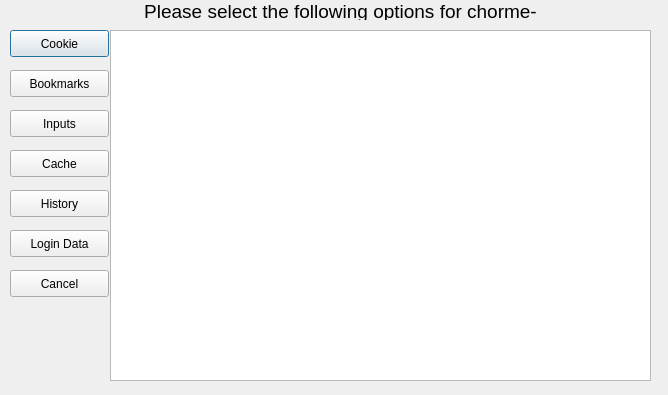
<?xml version="1.0" encoding="UTF-8"?>
<ui version="4.0">
 <class>thirdDialog</class>
 <widget class="QDialog" name="thirdDialog">
  <property name="geometry">
   <rect>
    <x>0</x>
    <y>0</y>
    <width>668</width>
    <height>395</height>
   </rect>
  </property>
  <property name="windowTitle">
   <string>Dialog</string>
  </property>
  <widget class="QLabel" name="label">
   <property name="geometry">
    <rect>
     <x>130</x>
     <y>0</y>
     <width>421</width>
     <height>20</height>
    </rect>
   </property>
   <property name="text">
    <string>&lt;html&gt;&lt;head/&gt;&lt;body&gt;&lt;p align=&quot;center&quot;&gt;&lt;span style=&quot; font-size:14pt;&quot;&gt;Please select the following options for chorme-&lt;/span&gt;&lt;/p&gt;&lt;/body&gt;&lt;/html&gt;</string>
   </property>
  </widget>
  <widget class="QPushButton" name="pushButton">
   <property name="geometry">
    <rect>
     <x>10</x>
     <y>30</y>
     <width>99</width>
     <height>27</height>
    </rect>
   </property>
   <property name="text">
    <string>Cookie</string>
   </property>
  </widget>
  <widget class="QPushButton" name="pushButton_2">
   <property name="geometry">
    <rect>
     <x>10</x>
     <y>70</y>
     <width>99</width>
     <height>27</height>
    </rect>
   </property>
   <property name="text">
    <string>Bookmarks</string>
   </property>
  </widget>
  <widget class="QPushButton" name="pushButton_3">
   <property name="geometry">
    <rect>
     <x>10</x>
     <y>110</y>
     <width>99</width>
     <height>27</height>
    </rect>
   </property>
   <property name="text">
    <string>Inputs</string>
   </property>
  </widget>
  <widget class="QPushButton" name="pushButton_4">
   <property name="geometry">
    <rect>
     <x>10</x>
     <y>150</y>
     <width>99</width>
     <height>27</height>
    </rect>
   </property>
   <property name="text">
    <string>Cache</string>
   </property>
  </widget>
  <widget class="QPushButton" name="pushButton_5">
   <property name="geometry">
    <rect>
     <x>10</x>
     <y>190</y>
     <width>99</width>
     <height>27</height>
    </rect>
   </property>
   <property name="text">
    <string>History</string>
   </property>
  </widget>
  <widget class="QPushButton" name="pushButton_6">
   <property name="geometry">
    <rect>
     <x>10</x>
     <y>230</y>
     <width>99</width>
     <height>27</height>
    </rect>
   </property>
   <property name="text">
    <string>Login Data</string>
   </property>
  </widget>
  <widget class="QPushButton" name="pushButton_7">
   <property name="geometry">
    <rect>
     <x>10</x>
     <y>270</y>
     <width>99</width>
     <height>27</height>
    </rect>
   </property>
   <property name="text">
    <string>Cancel</string>
   </property>
  </widget>
  <widget class="QTableView" name="tableView">
   <property name="geometry">
    <rect>
     <x>110</x>
     <y>30</y>
     <width>541</width>
     <height>351</height>
    </rect>
   </property>
  </widget>
 </widget>
 <resources/>
 <connections/>
</ui>
